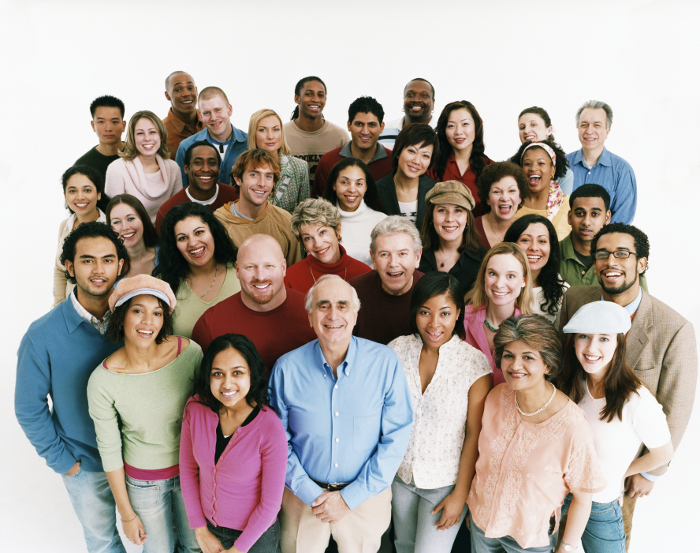
#> input picture people.jpg, 700 x 553 px
$ python harrcascade.py
#> lines starting #> are read from the running program, lines starting #| are printed output that depends on the picture; after the words box and inside, x2 and y2 are one past the last pixel; in counts of white or black regions, pixels touching at a corner belong together
import cv2 as cv
import numpy as np
import matplotlib.pyplot as plt
img=cv.resize(cv.imread('people.jpg'), (0,0), fx=0.5, fy=0.5, interpolation=cv.INTER_AREA)
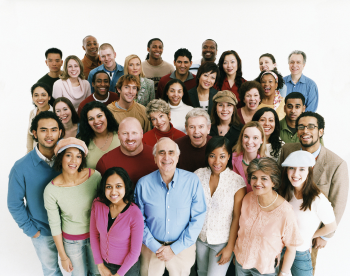
#> img: shape (276, 350, 3); mean B, G, R 161.4, 167.3, 177.3
gray=cv.cvtColor(img,cv.COLOR_BGR2GRAY)
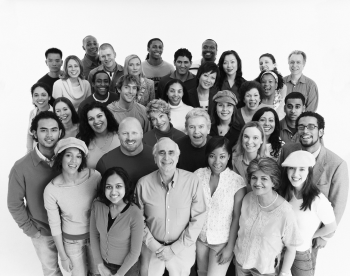
#> gray: shape (276, 350); min 7, max 251, mean 169.6
haar_cascade=cv.CascadeClassifier('haar_frontalface.xml')# reading the xml file and string in the haar_cascade variable
haar=cv.CascadeClassifier('haar_eyes.xml')
faces_rect=haar_cascade.detectMultiScale(gray, scaleFactor=1.1, minNeighbors=1)#creation of an object and paaing the detectmultiscale function to the object and draws a rectangle around the face and returns  a tuple of starting coordinates and width, height.
#> faces_rect = 21 rows, first 6: [218, 53, 24, 24], [91, 72, 24, 24], [118, 78, 25, 25], [28, 85, 25, 25], [241, 86, 24, 24], [212, 95, 26, 26]
print(len(faces_rect))
#| 21

for(x,y,w,h) in faces_rect:
    cv.rectangle(img, (x,y), (x+w,y+h), (255,0,0), 3)
    gray_cropped=gray[x:x+w,y:y+h]
    eyes=haar.detectMultiScale(gray_cropped, scaleFactor=1.1, minNeighbors=3)

    for(a,b,c,d) in eyes:
        cv.rectangle(img, (a,b), (a+w,b+h), (0,255,0), 3)
#> this loop made 21 passes
#> (x, y, w, h) on passes 1 to 12: (218, 53, 24, 24), (91, 72, 24, 24), (118, 78, 25, 25), (28, 85, 25, 25), (241, 86, 24, 24), (212, 95, 26, 26), (280, 97, 25, 25), (83, 107, 26, 26), (255, 111, 25, 25), (294, 117, 26, 26), (184, 117, 27, 27), (34, 119, 29, 29)
#> pass 1, `gray_cropped=gray[x:x+w,y:y+h]`:
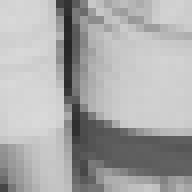
#> gray_cropped: shape (24, 24) (shown 8 times larger); min 37, max 217, mean 170.2
#> pass 2, `gray_cropped=gray[x:x+w,y:y+h]`:
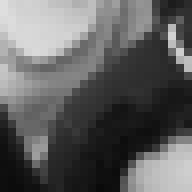
#> gray_cropped: shape (24, 24) (shown 8 times larger); min 10, max 222, mean 95.7
#> pass 3, `gray_cropped=gray[x:x+w,y:y+h]`:
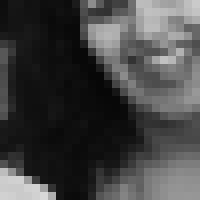
#> gray_cropped: shape (25, 25) (shown 8 times larger); min 7, max 217, mean 67.4
#> after the loop:
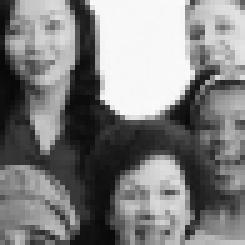
#> gray_cropped: shape (49, 49) (shown 5 times larger); min 8, max 250, mean 127.5
#> after the loop:
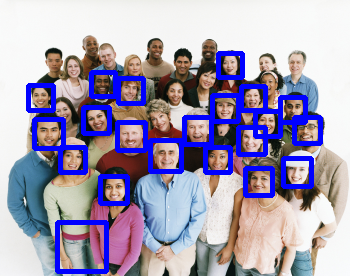
#> img: shape (276, 350, 3); 11.19% of pixels changed, all inside (x1, y1, x2, y2) = (26, 51, 323, 274)

cv.imshow('detected_face', img)

cv.imshow('grayscale',gray)
cv.waitKey(0)

$ run again, with face.jpg copied over people.jpg
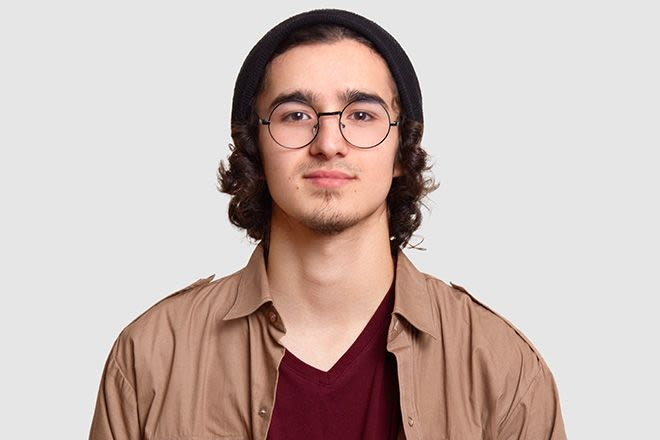
#> input picture face.jpg, 660 x 440 px
#> faces_rect = [[120, 21, 88, 88], [128, 87, 79, 79]]
#| 2
#> the loop `for(x,y,w,h) in faces_rect:` made 2 passes
#> pass 1, `gray_cropped=gray[x:x+w,y:y+h]`:
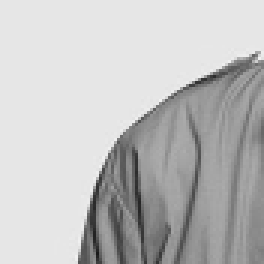
#> gray_cropped: shape (88, 88) (shown 3 times larger); min 27, max 242, mean 191.9
#> after the loop `for(x,y,w,h) in faces_rect:`:
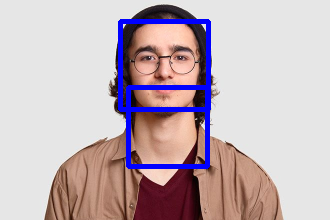
#> img: shape (220, 330, 3); mean B, G, R 185.2, 179, 194.7

$ run again, with chessboard-queen.png saved as people.jpg
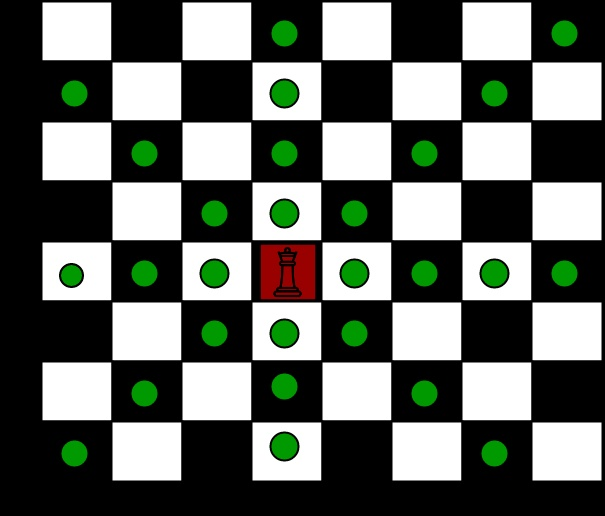
#> input picture chessboard-queen.png, 605 x 516 px
#> faces_rect = [[116, 68, 54, 54], [81, 98, 54, 54], [152, 98, 53, 53], [114, 5, 57, 57]]
#| 4
#> the loop `for(x,y,w,h) in faces_rect:` made 4 passes
#> after the loop `for(x,y,w,h) in faces_rect:`:
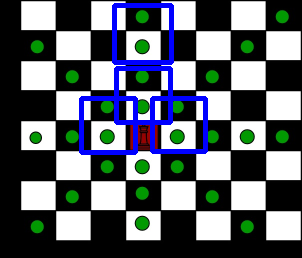
#> img: shape (258, 302, 3); mean B, G, R 108.5, 101.3, 95.3
